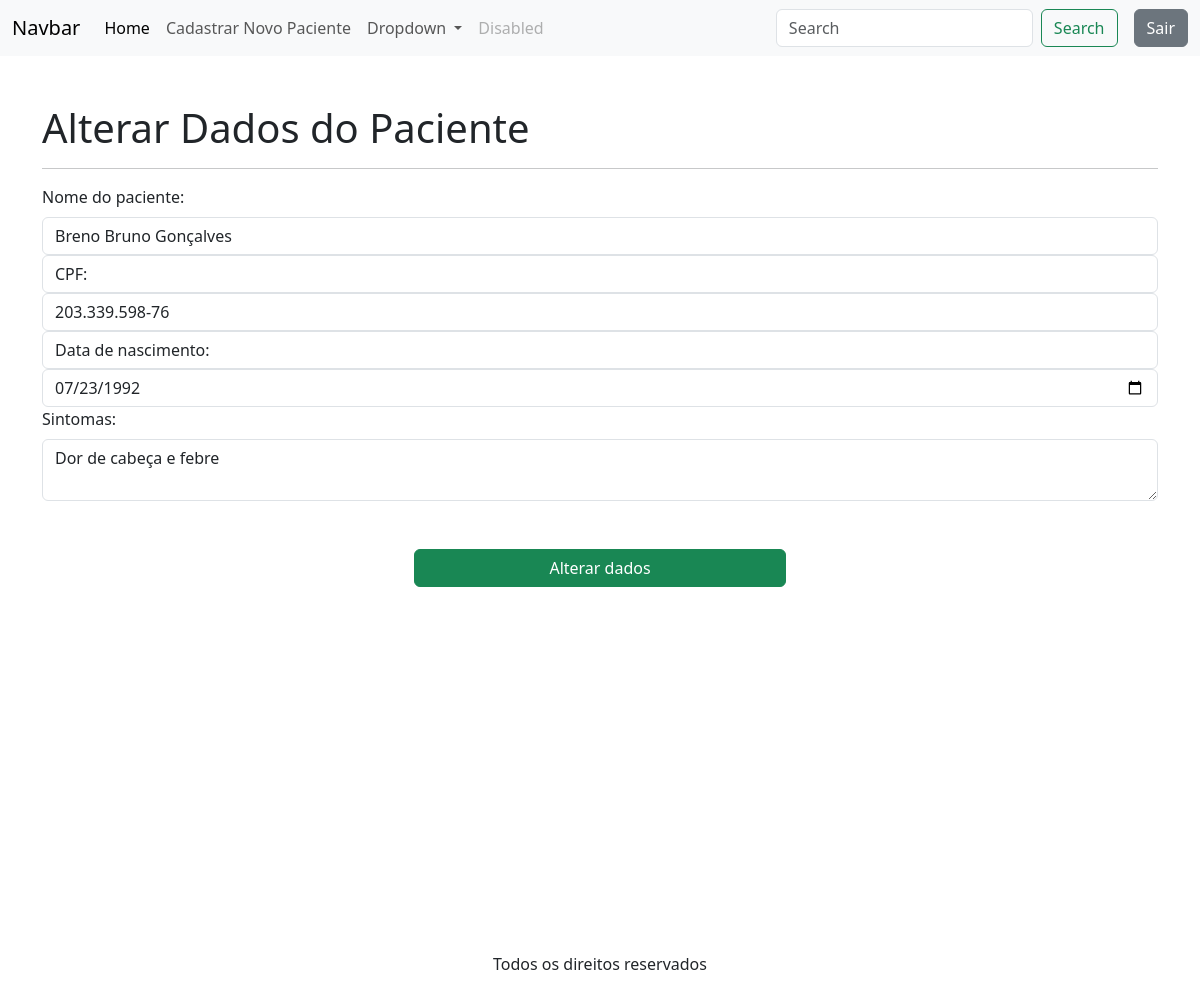
The app's page /alterarDados/1/ (signed in) with its own data.
### apps/triagem/models.py (models this page shows, shortened)
class Paciente(models.Model):
    codigo_paciente = models.AutoField(primary_key=True)
    nome = models.CharField(null=False, blank=False)
    cpf = models.CharField(max_length=14, unique=True, null=False, blank=False)
    data_nascimento = models.DateField(null=False, blank=False)
    sintomas = models.TextField(max_length=200, null=False, blank=False)

### apps/triagem/views.py (the view, shortened to what this page needs)
# urls.py: path('alterarDados/<int:codigo_paciente>/', views.alterar_dados, name='alterar_dados'),
@login_required
def alterar_dados(request, codigo_paciente):
    paciente = Paciente.objects.get(codigo_paciente=codigo_paciente)
    return render(request, 'alterar_dados.html', {'paciente':paciente})

### apps/triagem/templates/alterar_dados.html (shortened to what this page needs)
{% extends 'base-triagem.html' %}
{% block content %}
    <div class="container vh-100">
        <h1 class="mt-5">
            Alterar Dados do Paciente
        </h1>
        <hr>
        <form action="{% url 'alterar_dados' paciente.codigo_paciente %}" method="POST">
            <div class="col-12">
                <label for="username" class="form-label">
                    Nome do paciente:
                </label>
                <input type="text" class="form-control" name="nome" value="{{ paciente.nome }}" required>
            </div>
            <div class="col-12">
                <label for="cpf" class="form-control" name="cpf">
                    CPF:
                </label>
                <input type="text" class="form-control" name="cpf" value="{{ paciente.cpf }}" required>
            </div>
              <div class="col-12">
                <label for="data_nascimento" class="form-control" name="data_nascimento">
                    Data de nascimento:
                </label>
                <input type="date" class="form-control" name="data_nascimento" value="{{ paciente.data_nascimento|date:'Y-m-d' }}" required>
            </div>
            <div class="col-12">
                <label for="sintomas" class="form-label">
                    Sintomas:
                </label>
                <textarea name="text" class="form-control" name="sintomas" required>{{ paciente.sintomas }}</textarea>
            </div>
            <div class="d-flex justify-content-center mt-5">
                <button type="submit" class="btn btn-success col-4">
                    Alterar dados
                </button>
            </div>
        </form>
    </div>
{% endblock %}

### records on screen
Paciente: nome "Breno Bruno Gonçalves", cpf "203.339.598-76", data_nascimento "07/23/1992", text "Dor de cabeça e febre"
